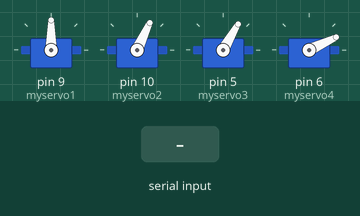
The sketch below on a simulated Arduino Uno, built with avr-gcc and run on an emulated ATmega328P. On the bench: 4 × servo. The test bench sets the inputs (shaded band).

Above: at 1.2 s.
1.3 s: "h" received over Serial
At 2.5 s:
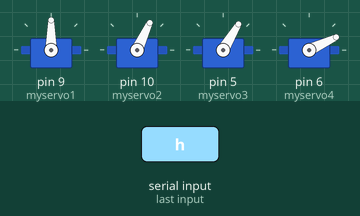
2.8 s: "g" received over Serial
At 3.7 s:
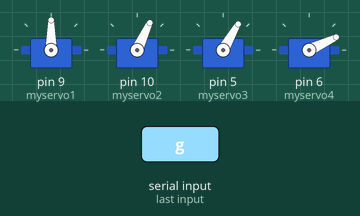
Timing chart, 0 to 5.8 s (numbered marks = the images above; inputs shaded):
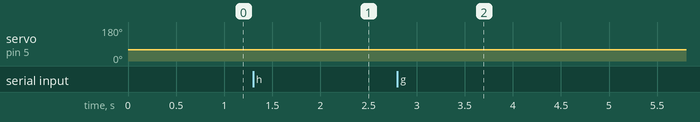

The sketch:

Me_Arm_Control.ino
```cpp
#include <Servo.h>


char data;
int deg=90,deg2=65,deg3=60,deg4=25;
int LED_INPUT=13;
Servo myservo1,myservo2,myservo3,myservo4;


void setup(){
	Serial.begin(9600);
  myservo1.attach(9);
  myservo2.attach(10);
  myservo3.attach(5);
  myservo4.attach(6);
  myservo1.write(90);
  myservo2.write(65);
  myservo3.write(60);
  myservo4.write(25);

}

void loop(){

  if(Serial.available()){
    data=Serial.read();
     if(data=='f'){digitalWrite(LED_INPUT,HIGH);}
     if(data=='b'){digitalWrite(LED_INPUT,LOW);}
     if(data=='d'& deg<180){deg=deg+1;myservo1.write(deg);}
     if(data=='e'& deg>0){deg=deg-1;myservo1.write(deg);}
     if(data=='a'&deg2<130){deg2=deg2+1;myservo2.write(deg2);}
     if(data=='c'&deg2>0){deg2=deg2-1;myservo2.write(deg2);}
     if(data=='g'&deg3<120){deg3=deg3+1;myservo3.write(deg3);}
     if(data=='h'&deg3>0){deg3=deg3-1;myservo3.write(deg3);}
     if(data=='i'&deg4<50){deg4=deg4+1;myservo4.write(deg4);}
     if(data=='j'&deg4>0){deg4=deg4-1;myservo4.write(deg4);}

    }


}
```

Measured:
- after the input at 1.3 s, servo on pin 5 (myservo3): 60° → 59° at once
- after the input at 2.8 s, servo on pin 5 (myservo3): 59° → 60° at once
